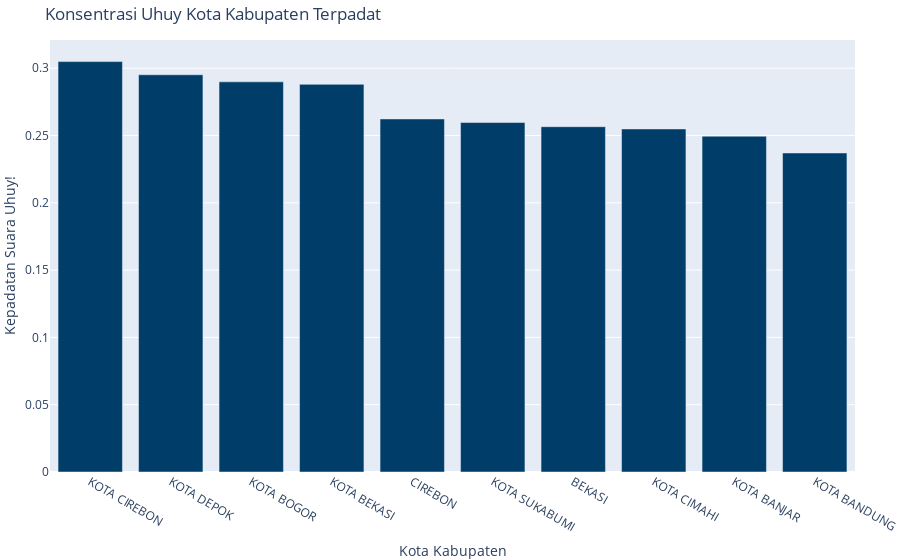

The cell this chart's notebook holds for it:
### Code cell
kepadatan_uhuy_by_kota = pd.merge(uhuy_by_kota,non_uhuy_by_kota,on='kab_kota',how='inner')
kepadatan_uhuy_by_kota['total_clean'] = kepadatan_uhuy_by_kota['clean']+kepadatan_uhuy_by_kota['clean_non_uhuy']
kepadatan_uhuy_by_kota['kepadatan'] = (kepadatan_uhuy_by_kota['clean']/kepadatan_uhuy_by_kota['total_clean'])
kepadatan_uhuy_by_kota['Persentase Kepadatan'] = kepadatan_uhuy_by_kota['kepadatan'].apply(lambda x:"{}%".format(round(x*100,2)))
uhuy_terpadat = kepadatan_uhuy_by_kota.sort_values('kepadatan',ascending=False).head(10)
uhuy_terpadat.rename(columns={'clean':'Memilih Komeng',"total_clean":"Total Suara"}, inplace=True)

# fig = go.Figure()
# fig.add_trace(go.Bar(name='Kepadatan Uhuy!',x=uhuy_terpadat['kab_kota'], y=uhuy_terpadat['kepadatan'],marker_color='#003E69',hovertemplate="%{y:%}"))

fig = px.bar(uhuy_terpadat,x='kab_kota',y='kepadatan', labels={'kab_kota':'Kota Kabupaten', 'kepadatan':'Kepadatan Suara Uhuy!'}, title='Konsentrasi Uhuy Kota Kabupaten Terpadat', hover_data={'kepadatan':False,'Persentase Kepadatan':True,"Memilih Komeng":True,"Total Suara":True})
fig.update_traces(marker_color='#003E69')
fig.update_layout(
    margin=dict(l=0, r=0, t=40, b=0),
    legend=dict( yanchor="top", y=0.9, xanchor="center", x=0.5)

)
fig.update_layout(modebar_remove=[ 'zoom', 'pan', 'select', 'lasso2d', 'zoomIn', 'zoomOut',])
fig.layout.xaxis.fixedrange = True
fig.layout.yaxis.fixedrange = True
fig.write_html('html/bar_konsentrasi_uhuy.html')
fig.show()

### Figure 1 — Plotly figure (JSON) as saved in the notebook; plotly's stock layout.template omitted (floating-point values rounded to 4 significant figures)
{"data": [{"alignmentgroup": "True", "customdata": [["30.49%", 18602, 61004], ["29.51%", 79256, 268534], ["28.99%", 33802, 116606], ["28.8%", 31736, 110190], ["26.23%", 131646, 501848], ["25.97%", 10668, 41086], ["25.66%", 29403, 114609], ["25.49%", 38826, 152325], ["24.95%", 15774, 63222], ["23.7%", 114039, 481122]], "hovertemplate": "Kota Kabupaten=%{x}<br>Persentase Kepadatan=%{customdata[0]}<br>Memilih Komeng=%{customdata[1]}<br>Total Suara=%{customdata[2]}<extra></extra>", "legendgroup": "", "marker": {"color": "#003E69", "pattern": {"shape": ""}}, "name": "", "offsetgroup": "", "orientation": "v", "showlegend": false, "textposition": "auto", "type": "bar", "x": ["KOTA CIREBON", "KOTA DEPOK", "KOTA BOGOR", "KOTA BEKASI", "CIREBON", "KOTA SUKABUMI", "BEKASI", "KOTA CIMAHI", "KOTA BANJAR", "KOTA BANDUNG"], "xaxis": "x", "y": [0.3049, 0.2951, 0.2899, 0.288, 0.2623, 0.2597, 0.2566, 0.2549, 0.2495, 0.237], "yaxis": "y"}], "layout": {"barmode": "relative", "legend": {"tracegroupgap": 0, "x": 0.5, "xanchor": "center", "y": 0.9, "yanchor": "top"}, "margin": {"b": 0, "l": 0, "r": 0, "t": 40}, "modebar": {"remove": ["zoom", "pan", "select", "lasso2d", "zoomIn", "zoomOut"]}, "title": {"text": "Konsentrasi Uhuy Kota Kabupaten Terpadat"}, "xaxis": {"anchor": "y", "domain": [0, 1], "fixedrange": true, "title": {"text": "Kota Kabupaten"}}, "yaxis": {"anchor": "x", "domain": [0, 1], "fixedrange": true, "title": {"text": "Kepadatan Suara Uhuy!"}}}}
